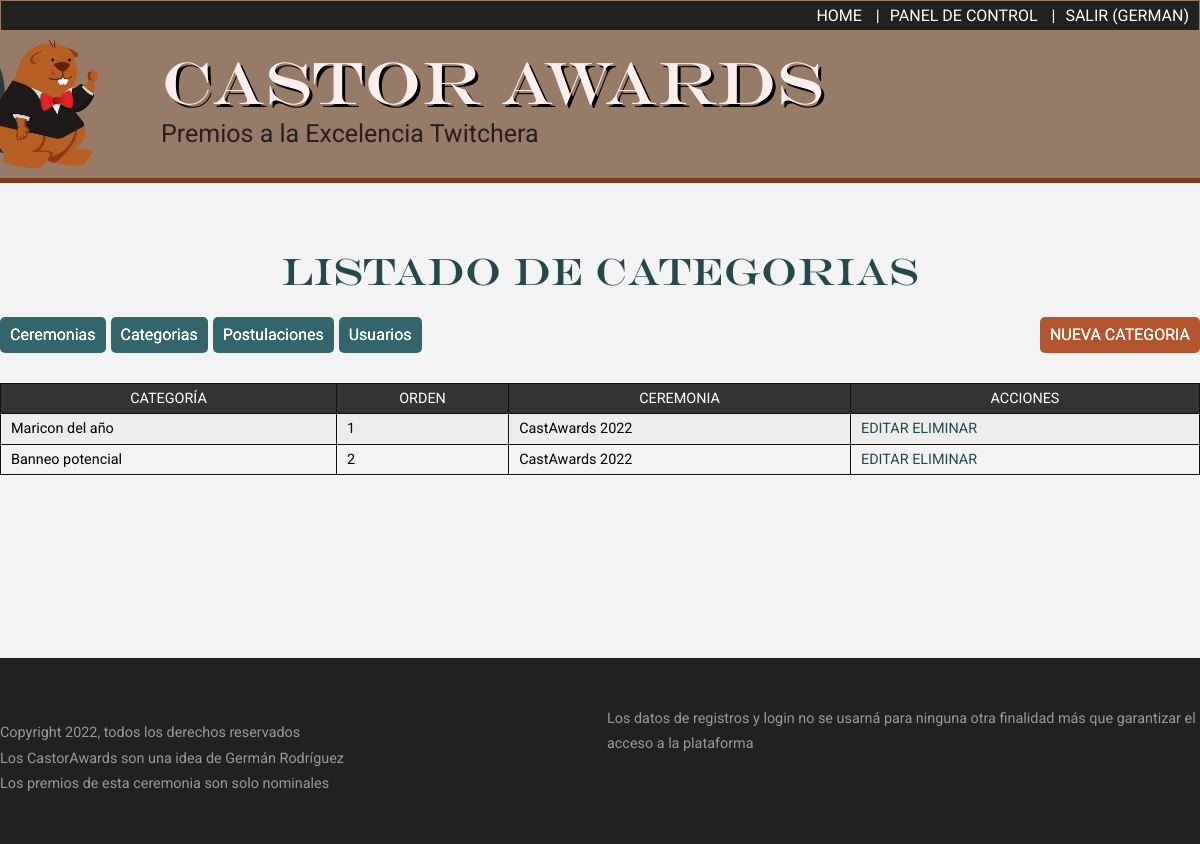
Page /panel/categorias (signed in) on the committed database.
### tables this page shows
CREATE TABLE categorias(
    ID INT UNSIGNED NOT NULL AUTO_INCREMENT PRIMARY KEY,
    CATEGORIA VARCHAR(100) NOT NULL,
    ORDEN SMALLINT UNSIGNED,
    FKCEREMONIA SMALLINT UNSIGNED,
    CONSTRAINT CATEGORIA_CEREMONIA FOREIGN KEY(FKCEREMONIA) REFERENCES ceremonias(ID) ON DELETE RESTRICT ON UPDATE CASCADE
);

CREATE TABLE ceremonias(
    ID SMALLINT UNSIGNED NOT NULL AUTO_INCREMENT PRIMARY KEY,
    NOMBRE VARCHAR(100),
    FECHA_NOMINACIONES_INICIO DATETIME,
    FECHA_NOMINACIONES_FIN DATETIME,
    FECHA_VOTACIONES_INICIO DATETIME,
    FECHA_VOTACIONES_FIN DATETIME,
    FECHA_RESULTADOS_VISIBLES DATETIME,
    FECHA_CEREMONIA DATETIME,
    FECHA_ALTA DATETIME,
    CEREMONIA_ACTUAL TINYINT(1) NOT NULL DEFAULT 0
);

### mvc/models/CategoriasModel.php (called while the page is built, shortened)
<?php
class CategoriasModel{
    public static function all( $array = [] ){
        global $cnx;
        $where = isset($array['where']) ?  "WHERE $array[where]" : '';
        $order = $array['order'] ?? 'CEREMONIA_ACTUAL DESC, FKCEREMONIA DESC, ORDEN ASC';
        $vars = $array['vars'] ?? NULL;
        $consulta = "SELECT cat.ID, cat.CATEGORIA, cat.ORDEN, cer.NOMBRE as CEREMONIA FROM categorias AS cat JOIN ceremonias AS cer ON cer.ID = cat.FKCEREMONIA $where ORDER BY $order";
        $stmt = $cnx->prepare( $consulta );
        $stmt->execute( $vars );
        $categorias = $stmt->fetchAll( );
        return $categorias;
    }
}

### mvc/controllers/AdminController.php (called while the page is built, shortened)
<?php
include_once MVC . '/models/CategoriasModel.php';
class AdminController{
    public static function categorias( ){
        $categorias = CategoriasModel::all( );
        return [ 'categorias' => $categorias ];
    }
}

### mvc/views/panel/categorias/listado.php (the view)
<h2>Listado de categorias</h2>
<div class="sub-botonera">
    <a href='/panel/categorias/alta' class='alta'>NUEVA CATEGORIA</a>
    <?php include(MVC.'/views/botonera_admin.php' ); ?>
</div>
<table border="1" cellpadding="5" cellspacing="0">
    <thead>
        <tr>
            <th>Categoría</th>
            <th>Orden</th>
            <th>Ceremonia</th>
            <th>Acciones</th>
        </tr>
    </thead>
    <tbody>
        <?php
        foreach($datos['categorias'] as $c):
        echo <<<HTML
        <tr>
            <td>$c[CATEGORIA]</td>
            <td>$c[ORDEN]</td>
            <td>$c[CEREMONIA]</td>
            <td>
                <a href='/panel/categorias/$c[ID]/editar'>EDITAR</a>
                <a href='/panel/categorias/$c[ID]/eliminar'>ELIMINAR</a>
            </td>
        </tr>
        HTML;
        endforeach; ?>
    </tbody>
</table>

### assets/css/estilos.css (style rules this page uses)
:root { --green: #24494d; --brown: #232020; --brownie: #987b66; --brownkk: #7f3c21; }
* { box-sizing: border-box; }
body { margin: 0; padding: 0; background: #f3f3f3; font-family: 'Roboto', sans-serif; }
a { text-decoration: none; color: var(--green); }
h1, h2, h3 { font-weight: normal; font-family: headings; }
main h1, main h2 { font-size: 38px; text-align: center; color: var(--green); }

### assets/css/panel.css (style rules this page uses)
table { margin-top: 30px; border-collapse: collapse; width: 100%; font-size: 0.9em; line-height: 120%; }
table td, table th { border: 1px solid #111; padding: 6px 10px; font-weight: normal; }
table th { background: #333; color: white; text-transform: uppercase; }
table tr:nth-child(odd) td { background: #ededed; }
.sub-botonera { display: flex; flex-direction: row-reverse; }
.sub-botonera a { display: block; padding: 4px 10px; background: var(--green); color: white; border-radius: 5px; filter:brightness(1.4); transition: .4s; }
.sub-botonera a.alta { background: var(--brownkk); }

### rows in the picture
categorias: CATEGORIA "Maricon del año", ORDEN "1", FKCEREMONIA.NOMBRE "CastAwards 2022"
categorias: CATEGORIA "Banneo potencial", ORDEN "2", FKCEREMONIA.NOMBRE "CastAwards 2022"

### other values in the picture
$_SESSION['USER']['USERNAME'] "GERMAN"
